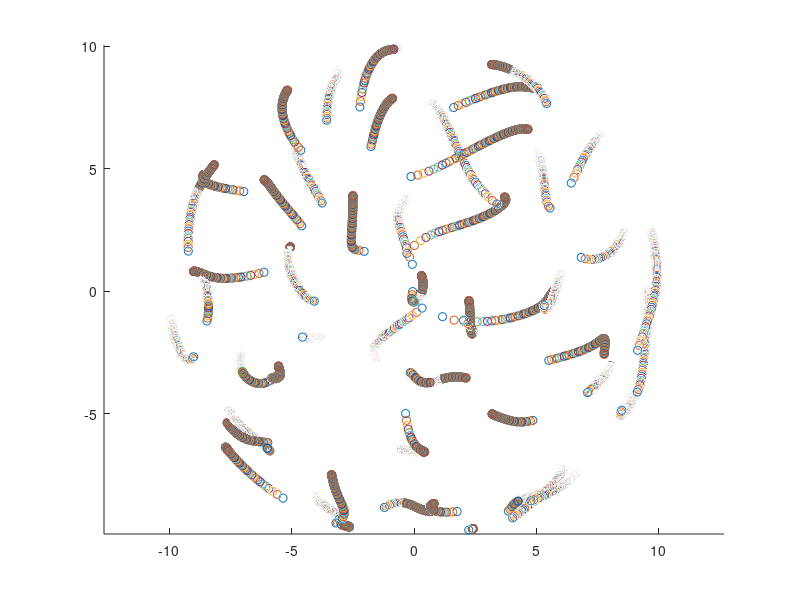

Reproduce this figure in MATLAB. (Note: this script raises an error after producing the figure.)
%%%%%%%%%%%%%%%%%%%%%%%%%%%%%%%%%%%%%%%%%%%%%%%%%%%%%%%%%%
%           generate TriMesh of Sphere
%           output: TriMesh
%
%           description: TriMesh contact
%%%%%%%%%%%%%%%%%%%%%%%%%%%%%%%%%%%%%%%%%%%%%%%%%%%%%%%%%%
clc;clear;
format long;
%% Parameters
radius = 10.0;
num = 50;
steps = 1000;
G = 1e-1;
dt = 1.0;
ds = 0.01;
meshFile = 'meshFile.txt';
pointFile = 'pointFile.txt';
%% Points
points = zeros(num,3);
for ii = 1:num
    theta = rand()*pi-pi/2;
    phi = rand()*2*pi;
    x = radius*cos(theta)*cos(phi);
    y = radius*cos(theta)*sin(phi);
    z = radius*sin(theta);
    points(ii,:) = [x y z];
end
%% Uniform
figure (1)
hold on;
for ii = 1:steps
    force = zeros(num,3);
    for jj = 1:num-1
        for kk = jj:num
            dist = points(kk,:) - points(jj,:);
            F = G/((max(norm(dist),ds))^3)*dist;
            force(jj,:) = -F + force(jj,:);
            force(kk,:) =  F + force(kk,:);
        end
    end
    for jj = 1:num
        F = force(jj,:);
        force(jj,:) = F - dot(F,points(jj,:)/norm(points(jj,:)))*points(jj,:)/norm(points(jj,:));
    end
    points = force*dt + points;
    if rem(ii,10)==0 
        plot3(points(:,1),points(:,2),points(:,3),'o') 
    end;
    axis equal;
end
%% Delaunay
DT = delaunayTriangulation(points);
[T,Xb] = freeBoundary(DT);
TR = triangulation(T,Xb);
trisurf(T,Xb(:,1),Xb(:,2),Xb(:,3), ...
     'FaceColor', 'cyan', 'faceAlpha', 0.8);
axis equal;
hold on;
% Calulate the incenters and face normals.
P = incenter(TR);
fn = faceNormal(TR);
% Display the normal vectors on the surface.
quiver3(P(:,1),P(:,2),P(:,3), ...
     fn(:,1),fn(:,2),fn(:,3),0.5, 'color','r');
hold off;
%% Write data
triPoints = TR.Points;
triMesh = TR.ConnectivityList - 1;
fid = fopen(pointFile,'wt');
for ii = 1:size(triPoints,1)
    fprintf(fid,'%12.4e %12.4e %12.4e\n',triPoints(ii,:));
end
fid = fopen(meshFile,'wt');
for ii = 1:size(triMesh,1)
    fprintf(fid,'%4i %4i %4i %4i\n',3,triMesh(ii,:));
end
fclose('all');
